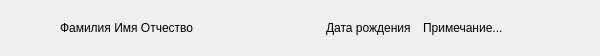
<?xml version="1.0" encoding="UTF-8"?>
<ui version="4.0">
 <class>PersonRowForm</class>
 <widget class="QWidget" name="PersonRowForm">
  <property name="geometry">
   <rect>
    <x>0</x>
    <y>0</y>
    <width>600</width>
    <height>56</height>
   </rect>
  </property>
  <layout class="QHBoxLayout" name="rowLayout">
   <property name="leftMargin"><number>8</number></property>
   <property name="topMargin"><number>4</number></property>
   <property name="rightMargin"><number>8</number></property>
   <property name="bottomMargin"><number>4</number></property>
   <property name="spacing"><number>12</number></property>
   <item>
    <widget class="QLabel" name="avatarLabel">
     <property name="minimumSize">
      <size>
       <width>40</width>
       <height>40</height>
      </size>
     </property>
     <property name="maximumSize">
      <size>
       <width>40</width>
       <height>40</height>
      </size>
     </property>
     <property name="alignment">
      <set>Qt::AlignCenter</set>
     </property>
    </widget>
   </item>
   <item>
    <widget class="QLabel" name="nameLabel">
     <property name="text">
      <string>Фамилия Имя Отчество</string>
     </property>
     <property name="sizePolicy">
      <sizepolicy hsizetype="Expanding" vsizetype="Preferred">
       <horstretch>3</horstretch>
       <verstretch>0</verstretch>
      </sizepolicy>
     </property>
    </widget>
   </item>
   <item>
    <widget class="QLabel" name="birthDateLabel">
     <property name="text">
      <string>Дата рождения</string>
     </property>
     <property name="sizePolicy">
      <sizepolicy hsizetype="Preferred" vsizetype="Preferred">
       <horstretch>1</horstretch>
       <verstretch>0</verstretch>
      </sizepolicy>
     </property>
    </widget>
   </item>
   <item>
    <widget class="QLabel" name="noteLabel">
     <property name="text">
      <string>Примечание...</string>
     </property>
     <property name="sizePolicy">
      <sizepolicy hsizetype="Preferred" vsizetype="Preferred">
       <horstretch>2</horstretch>
       <verstretch>0</verstretch>
      </sizepolicy>
     </property>
    </widget>
   </item>
  </layout>
 </widget>
 <resources/>
 <connections/>
</ui>
